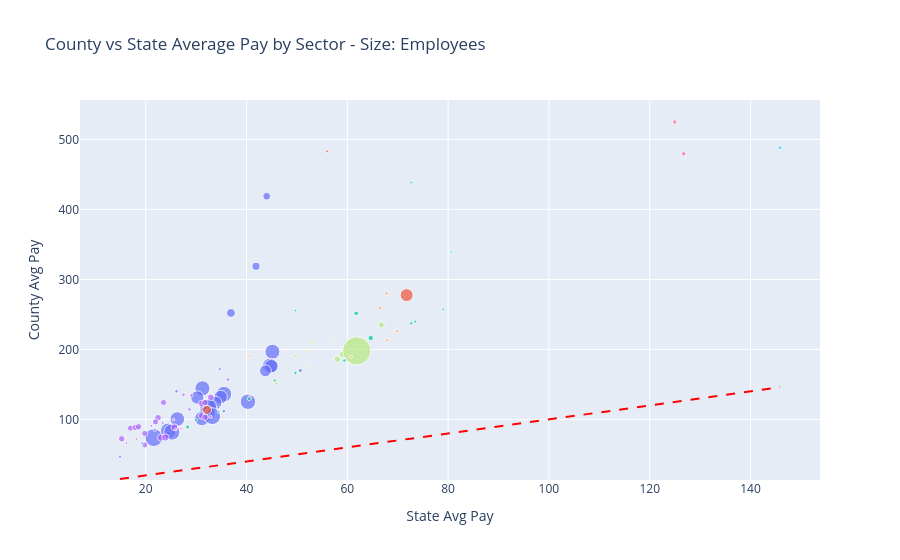

This figure's notebook cell:
### Code cell
fig = px.scatter(
    q1,
    x='avg_pay_st',
    y='avg_pay_ct',
    color='sector_label',
    size='num_employees',
    hover_data=['county', 'state_str', 'year'],
    title='County vs State Average Pay by Sector - Size: Employees',
    labels={
        'avg_pay_st': 'State Avg Pay',
        'avg_pay_ct': 'County Avg Pay'
    }
)


fig.add_shape(
    type='line',
    x0=q1['avg_pay_st'].min(), y0=q1['avg_pay_st'].min(),
    x1=q1['avg_pay_st'].max(), y1=q1['avg_pay_st'].max(),
    line=dict(color='red', dash='dash')
)

fig.layout.update(showlegend=False)

fig.show()

### Figure 1 — Plotly figure (JSON) as saved in the notebook; plotly's stock layout.template omitted (floating-point values rounded to 4 significant figures)
{"data": [{"customdata": [["Hall County", "Georgia", 2023], ["Hall County", "Georgia", 2022], ["Hall County", "Georgia", 2017], ["New Kent County", "Virginia", 2019], ["Jefferson Parish", "Louisiana", 2020], ["Jefferson Parish", "Louisiana", 2023], ["Hall County", "Georgia", 2020], ["Jefferson Parish", "Louisiana", 2022], ["Jefferson Parish", "Louisiana", 2021], ["Hall County", "Georgia", 2021], ["Jefferson Parish", "Louisiana", 2019], ["Brown County", "Wisconsin", 2020], ["Hall County", "Georgia", 2019], ["Jefferson Parish", "Louisiana", 2017], ["Hall County", "Georgia", 2018], ["Jefferson Parish", "Louisiana", 2018], ["Loudoun County", "Virginia", 2020], ["Loudoun County", "Virginia", 2017], ["Loudoun County", "Virginia", 2022], ["Tunica County", "Mississippi", 2023], ["Loudoun County", "Virginia", 2021], ["Loudoun County", "Virginia", 2018], ["Loudoun County", "Virginia", 2023], ["Williams County", "North Dakota", 2017], ["Brown County", "Wisconsin", 2022]], "hovertemplate": "sector_label=Arts, entertainment, and recreation<br>State Avg Pay=%{x}<br>County Avg Pay=%{y}<br>num_employees=%{marker.size}<br>county=%{customdata[0]}<br>state_str=%{customdata[1]}<br>year=%{customdata[2]}<extra></extra>", "legendgroup": "Arts, entertainment, and recreation", "marker": {"color": "#636efa", "size": [873, 928, 1100, 173, 3230, 3188, 2514, 3154, 2636, 1995, 3441, 3050, 2563, 3272, 2518, 3493, 4524, 3399, 3596, 349, 2945, 3670, 4027, 135, 3378], "sizemode": "area", "sizeref": 28.34, "symbol": "circle"}, "mode": "markers", "name": "Arts, entertainment, and recreation", "orientation": "v", "showlegend": true, "type": "scatter", "x": [44.01, 41.89, 36.91, 26.11, 31.25, 45.14, 30.24, 44.67, 44.93, 43.76, 35.53, 26.27, 34.88, 32.17, 33.81, 32.51, 21.61, 24.46, 32.19, 24.49, 31.13, 25.19, 33.2, 14.9, 40.29], "xaxis": "x", "y": [418.8, 318.8, 252.1, 140.2, 144.4, 196.7, 131.3, 176.9, 176.0, 169.4, 136.2, 100.6, 132.0, 117.9, 123.8, 118.0, 74.07, 83.73, 108.0, 79.87, 101.3, 81.91, 104.7, 46.68, 125.3], "yaxis": "y"}, {"customdata": [["Burke County", "Georgia", 2017], ["Eau Claire County", "Wisconsin", 2017]], "hovertemplate": "sector_label=Construction<br>State Avg Pay=%{x}<br>County Avg Pay=%{y}<br>num_employees=%{marker.size}<br>county=%{customdata[0]}<br>state_str=%{customdata[1]}<br>year=%{customdata[2]}<extra></extra>", "legendgroup": "Construction", "marker": {"color": "#EF553B", "size": [111, 2395], "sizemode": "area", "sizeref": 28.34, "symbol": "circle"}, "mode": "markers", "name": "Construction", "orientation": "v", "showlegend": true, "type": "scatter", "x": [55.99, 71.77], "xaxis": "x", "y": [483.0, 277.6], "yaxis": "y"}, {"customdata": [["Bristol Bay Borough", "Alaska", 2023], ["Bristol Bay Borough", "Alaska", 2018], ["Sullivan County", "Missouri", 2021], ["Valdez-Cordova Census Area", "Alaska", 2017], ["Valdez-Cordova Census Area", "Alaska", 2018], ["Arlington County", "Virginia", 2022], ["Chugach Census Area", "Alaska", 2023], ["Chugach Census Area", "Alaska", 2022], ["Valdez-Cordova Census Area", "Alaska", 2020]], "hovertemplate": "sector_label=Manufacturing<br>State Avg Pay=%{x}<br>County Avg Pay=%{y}<br>num_employees=%{marker.size}<br>county=%{customdata[0]}<br>state_str=%{customdata[1]}<br>year=%{customdata[2]}<extra></extra>", "legendgroup": "Manufacturing", "marker": {"color": "#00cc96", "size": [101, 105, 323, 151, 180, 433, 170, 149, 184], "sizemode": "area", "sizeref": 28.34, "symbol": "circle"}, "mode": "markers", "name": "Manufacturing", "orientation": "v", "showlegend": true, "type": "scatter", "x": [72.69, 49.71, 61.78, 45.61, 49.71, 64.65, 72.69, 73.5, 59.41], "xaxis": "x", "y": [438.6, 255.5, 251.5, 155.5, 166.5, 216.2, 237.4, 239.8, 184.1], "yaxis": "y"}, {"customdata": [["Mackinac County", "Michigan", 2023], ["Mackinac County", "Michigan", 2017], ["Denali Borough", "Alaska", 2022], ["Mackinac County", "Michigan", 2018], ["Denali Borough", "Alaska", 2017], ["Mackinac County", "Michigan", 2019], ["Mackinac County", "Michigan", 2020], ["Denali Borough", "Alaska", 2019], ["Mackinac County", "Michigan", 2022], ["Mackinac County", "Michigan", 2021], ["Denali Borough", "Alaska", 2023], ["Billings County", "North Dakota", 2021], ["Billings County", "North Dakota", 2020], ["Billings County", "North Dakota", 2023], ["Nantucket County", "Massachusetts", 2020], ["Nantucket County", "Massachusetts", 2023], ["Denali Borough", "Alaska", 2018], ["Billings County", "North Dakota", 2019], ["Nantucket County", "Massachusetts", 2022], ["Nantucket County", "Massachusetts", 2021], ["Billings County", "North Dakota", 2022], ["Nantucket County", "Massachusetts", 2019], ["Dukes County", "Massachusetts", 2022], ["Dukes County", "Massachusetts", 2021], ["Nantucket County", "Massachusetts", 2017], ["Dukes County", "Massachusetts", 2020], ["Nantucket County", "Massachusetts", 2018]], "hovertemplate": "sector_label=Accommodation and food services<br>State Avg Pay=%{x}<br>County Avg Pay=%{y}<br>num_employees=%{marker.size}<br>county=%{customdata[0]}<br>state_str=%{customdata[1]}<br>year=%{customdata[2]}<extra></extra>", "legendgroup": "Accommodation and food services", "marker": {"color": "#ab63fa", "size": [538, 575, 154, 586, 174, 584, 596, 180, 624, 553, 183, 103, 108, 130, 553, 624, 172, 110, 574, 522, 134, 664, 566, 549, 742, 537, 776], "sizemode": "area", "sizeref": 28.34, "symbol": "circle"}, "mode": "markers", "name": "Accommodation and food services", "orientation": "v", "showlegend": true, "type": "scatter", "x": [23.54, 17.02, 34.69, 17.94, 27.51, 18.6, 15.24, 29.07, 22.45, 21.95, 36.34, 21.13, 16.19, 23.36, 19.82, 32.91, 28.69, 18.12, 31.08, 31.75, 21.79, 25.69, 31.08, 31.75, 23.05, 19.82, 23.91], "xaxis": "x", "y": [124.2, 87.52, 171.9, 88.4, 135.4, 89.42, 72.3, 134.3, 102.4, 96.56, 156.9, 90.93, 66.28, 95.01, 80.04, 131.6, 114.2, 72.02, 122.8, 124.2, 85.08, 88.86, 105.0, 103.1, 73.99, 63.61, 74.23], "yaxis": "y"}, {"customdata": [["Juncos Municipio", "Puerto Rico", 2018], ["Cameron Parish", "Louisiana", 2018], ["Cameron Parish", "Louisiana", 2017], ["Cameron Parish", "Louisiana", 2019], ["Cameron Parish", "Louisiana", 2020]], "hovertemplate": "sector_label=Professional, scientific, and technical services<br>State Avg Pay=%{x}<br>County Avg Pay=%{y}<br>num_employees=%{marker.size}<br>county=%{customdata[0]}<br>state_str=%{customdata[1]}<br>year=%{customdata[2]}<extra></extra>", "legendgroup": "Professional, scientific, and technical services", "marker": {"color": "#FFA15A", "size": [101, 161, 206, 167, 152], "sizemode": "area", "sizeref": 28.34, "symbol": "circle"}, "mode": "markers", "name": "Professional, scientific, and technical services", "orientation": "v", "showlegend": true, "type": "scatter", "x": [40.65, 67.78, 66.49, 69.92, 67.92], "xaxis": "x", "y": [191.1, 280.0, 259.4, 226.3, 212.9], "yaxis": "y"}, {"customdata": [["Rankin County", "Mississippi", 2019], ["Douglas County", "Colorado", 2023], ["Delaware County", "Pennsylvania", 2020]], "hovertemplate": "sector_label=Mining, quarrying, and oil and gas extraction<br>State Avg Pay=%{x}<br>County Avg Pay=%{y}<br>num_employees=%{marker.size}<br>county=%{customdata[0]}<br>state_str=%{customdata[1]}<br>year=%{customdata[2]}<extra></extra>", "legendgroup": "Mining, quarrying, and oil and gas extraction", "marker": {"color": "#19d3f3", "size": [108, 205, 124], "sizemode": "area", "sizeref": 28.34, "symbol": "circle"}, "mode": "markers", "name": "Mining, quarrying, and oil and gas extraction", "orientation": "v", "showlegend": true, "type": "scatter", "x": [80.59, 145.8, 79.03], "xaxis": "x", "y": [339.3, 488.1, 257.3], "yaxis": "y"}, {"customdata": [["Arlington County", "Virginia", 2022], ["Arlington County", "Virginia", 2023]], "hovertemplate": "sector_label=Utilities<br>State Avg Pay=%{x}<br>County Avg Pay=%{y}<br>num_employees=%{marker.size}<br>county=%{customdata[0]}<br>state_str=%{customdata[1]}<br>year=%{customdata[2]}<extra></extra>", "legendgroup": "Utilities", "marker": {"color": "#FF6692", "size": [269, 284], "sizemode": "area", "sizeref": 28.34, "symbol": "circle"}, "mode": "markers", "name": "Utilities", "orientation": "v", "showlegend": true, "type": "scatter", "x": [125.0, 126.7], "xaxis": "x", "y": [524.9, 479.4], "yaxis": "y"}, {"customdata": [["Emporia city", "Virginia", 2021], ["Emporia city", "Virginia", 2020], ["Cameron Parish", "Louisiana", 2022], ["Ellsworth County", "Kansas", 2019], ["Cameron Parish", "Louisiana", 2018], ["Cameron Parish", "Louisiana", 2020], ["San Francisco County", "California", 2022]], "hovertemplate": "sector_label=Transportation and warehousing<br>State Avg Pay=%{x}<br>County Avg Pay=%{y}<br>num_employees=%{marker.size}<br>county=%{customdata[0]}<br>state_str=%{customdata[1]}<br>year=%{customdata[2]}<extra></extra>", "legendgroup": "Transportation and warehousing", "marker": {"color": "#B6E880", "size": [162, 143, 533, 209, 570, 609, 11338], "sizemode": "area", "sizeref": 28.34, "symbol": "circle"}, "mode": "markers", "name": "Transportation and warehousing", "orientation": "v", "showlegend": true, "type": "scatter", "x": [53.01, 49.71, 66.75, 45.92, 59.02, 58.03, 61.88], "xaxis": "x", "y": [210.4, 191.0, 234.9, 151.4, 193.1, 186.0, 198.0], "yaxis": "y"}, {"customdata": [["Greene County", "Mississippi", 2017], ["Greene County", "Mississippi", 2018], ["Greene County", "Mississippi", 2020], ["Greene County", "Mississippi", 2023]], "hovertemplate": "sector_label=Other services (except public administration)<br>State Avg Pay=%{x}<br>County Avg Pay=%{y}<br>num_employees=%{marker.size}<br>county=%{customdata[0]}<br>state_str=%{customdata[1]}<br>year=%{customdata[2]}<extra></extra>", "legendgroup": "Other services (except public administration)", "marker": {"color": "#FF97FF", "size": [108, 100, 172, 186], "sizemode": "area", "sizeref": 28.34, "symbol": "circle"}, "mode": "markers", "name": "Other services (except public administration)", "orientation": "v", "showlegend": true, "type": "scatter", "x": [25.52, 25.93, 27.04, 32.87], "xaxis": "x", "y": [99.56, 85.64, 86.88, 103.5], "yaxis": "y"}, {"customdata": [["Orleans Parish", "Louisiana", 2019], ["Orleans Parish", "Louisiana", 2022], ["Orleans Parish", "Louisiana", 2020], ["Stevens County", "Minnesota", 2023]], "hovertemplate": "sector_label=Agriculture, forestry, fishing and hunting<br>State Avg Pay=%{x}<br>County Avg Pay=%{y}<br>num_employees=%{marker.size}<br>county=%{customdata[0]}<br>state_str=%{customdata[1]}<br>year=%{customdata[2]}<extra></extra>", "legendgroup": "Agriculture, forestry, fishing and hunting", "marker": {"color": "#FECB52", "size": [106, 102, 104, 145], "sizemode": "area", "sizeref": 28.34, "symbol": "circle"}, "mode": "markers", "name": "Agriculture, forestry, fishing and hunting", "orientation": "v", "showlegend": true, "type": "scatter", "x": [51.88, 56.99, 52.19, 60.72], "xaxis": "x", "y": [198.0, 211.7, 177.1, 189.3], "yaxis": "y"}, {"customdata": [["Barbour County", "West Virginia", 2019], ["Barbour County", "West Virginia", 2020], ["Río Grande Municipio", "Puerto Rico", 2018], ["Barbour County", "West Virginia", 2021], ["Montour County", "Pennsylvania", 2023], ["Greene County", "Georgia", 2018]], "hovertemplate": "sector_label=Administrative and support and waste management and remediation services<br>State Avg Pay=%{x}<br>County Avg Pay=%{y}<br>num_employees=%{marker.size}<br>county=%{customdata[0]}<br>state_str=%{customdata[1]}<br>year=%{customdata[2]}<extra></extra>", "legendgroup": "Administrative and support and waste management and remediation services", "marker": {"color": "#636efa", "size": [110, 106, 122, 100, 234, 190], "sizemode": "area", "sizeref": 28.34, "symbol": "circle"}, "mode": "markers", "name": "Administrative and support and waste management and remediation services", "orientation": "v", "showlegend": true, "type": "scatter", "x": [32.41, 32.08, 19.36, 34.46, 50.68, 35.5], "xaxis": "x", "y": [116.1, 112.1, 66.03, 116.9, 170.0, 111.8], "yaxis": "y"}, {"customdata": [["Upshur County", "West Virginia", 2022], ["Aleutians West Census Area", "Alaska", 2023]], "hovertemplate": "sector_label=Retail trade<br>State Avg Pay=%{x}<br>County Avg Pay=%{y}<br>num_employees=%{marker.size}<br>county=%{customdata[0]}<br>state_str=%{customdata[1]}<br>year=%{customdata[2]}<extra></extra>", "legendgroup": "Retail trade", "marker": {"color": "#EF553B", "size": [1144, 111], "sizemode": "area", "sizeref": 28.34, "symbol": "circle"}, "mode": "markers", "name": "Retail trade", "orientation": "v", "showlegend": true, "type": "scatter", "x": [32.17, 40.71], "xaxis": "x", "y": [113.7, 132.4], "yaxis": "y"}, {"customdata": [["Dale County", "Alabama", 2018], ["Otero County", "New Mexico", 2019], ["Jackson County", "Oklahoma", 2023], ["Jackson County", "Oklahoma", 2017]], "hovertemplate": "sector_label=Educational services<br>State Avg Pay=%{x}<br>County Avg Pay=%{y}<br>num_employees=%{marker.size}<br>county=%{customdata[0]}<br>state_str=%{customdata[1]}<br>year=%{customdata[2]}<extra></extra>", "legendgroup": "Educational services", "marker": {"color": "#00cc96", "size": [145, 113, 220, 248], "sizemode": "area", "sizeref": 28.34, "symbol": "circle"}, "mode": "markers", "name": "Educational services", "orientation": "v", "showlegend": true, "type": "scatter", "x": [29.96, 34.52, 40.53, 28.33], "xaxis": "x", "y": [98.94, 110.7, 129.7, 89.19], "yaxis": "y"}], "layout": {"legend": {"itemsizing": "constant", "title": {"text": "sector_label"}, "tracegroupgap": 0}, "shapes": [{"line": {"color": "red", "dash": "dash"}, "type": "line", "x0": 14.9, "x1": 145.8, "y0": 14.9, "y1": 145.8}], "showlegend": false, "title": {"text": "County vs State Average Pay by Sector - Size: Employees"}, "xaxis": {"anchor": "y", "domain": [0, 1], "title": {"text": "State Avg Pay"}}, "yaxis": {"anchor": "x", "domain": [0, 1], "title": {"text": "County Avg Pay"}}}}
